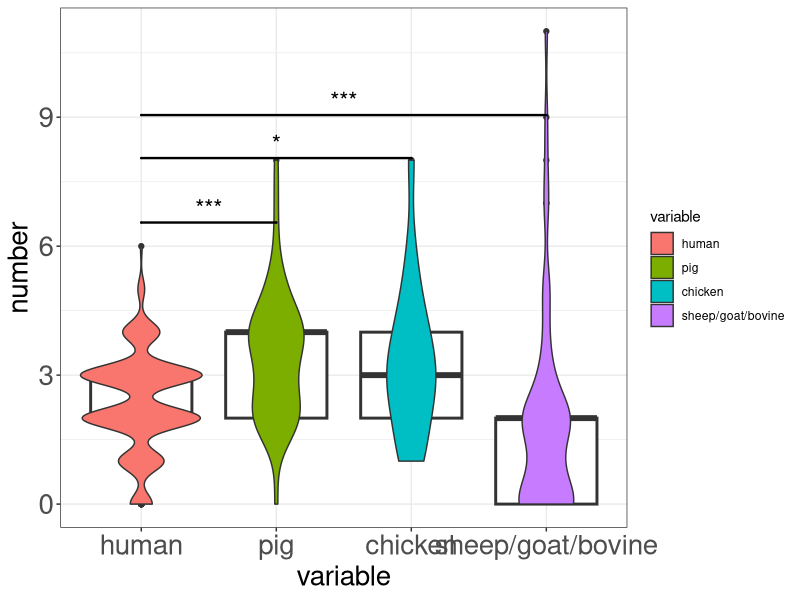

Source code (R):
setwd("C:/Users/admin/Desktop/data and scripts/figure4/")
data <- readxl::read_xlsx("figure4b.xlsx")
library(ggplot2)
library(ggsignif)
library(reshape2)
data.melt = melt(data, value.name = "number")
data.melt$variable <- factor(data.melt$variable, levels = c("human", "pig", "chicken", "sheep/goat/bovine"))
ggplot(data.melt, aes(x = variable, y = number)) +
  geom_boxplot(size =1, weight = 2)+
  geom_violin(aes(fill = variable)) +
  theme_bw()+
  theme(
    axis.text = element_text(size = 20),         # 设置坐标轴刻度标签字体大小
    axis.title = element_text(size = 20)         # 设置坐标轴标题字体大小
  )+
  geom_signif(
    comparisons = list(c("human", "pig")),
    map_signif_level = TRUE,
    tip_length = c(0, 0, 0, 0),
    y_position = c(6, 6),
    size = 0.8,
    textsize = 6,
    test = "wilcox.test"
  )+
  geom_signif(
    comparisons = list(c("human", "chicken")),
    map_signif_level = TRUE,
    tip_length = c(0, 0, 0, 0),
    y_position = c(7.5, 7.5),
    size = 0.8,
    textsize = 6,
    test = "wilcox.test"
  )+
  geom_signif(
    comparisons = list(c("human", "sheep/goat/bovine")),
    map_signif_level = TRUE,
    tip_length = c(0, 0, 0, 0),
    y_position = c(8.5, 8.5),
    size = 0.8,
    textsize = 6,
    test = "wilcox.test"
  )

